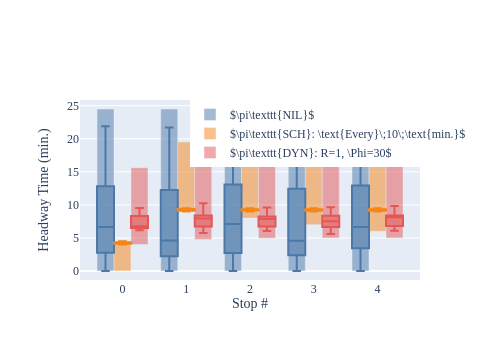
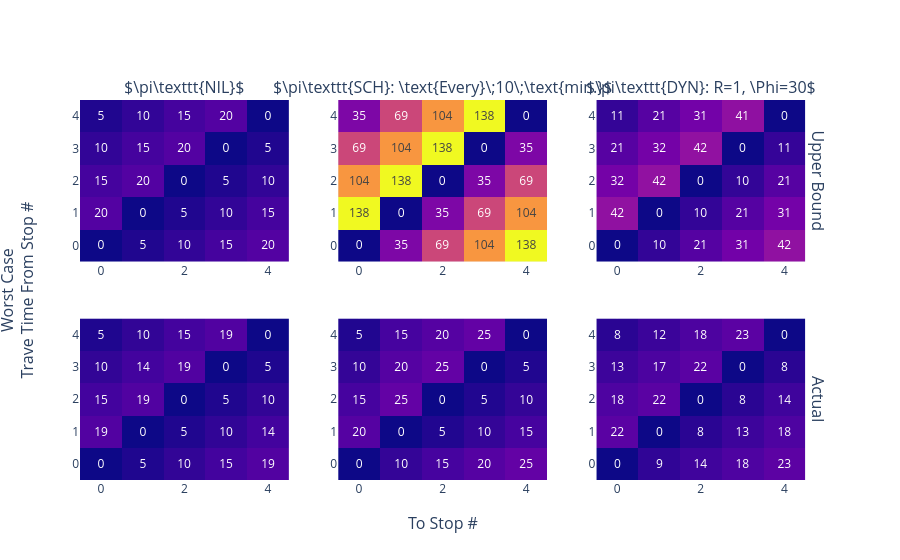

Notebook code cell kept with these figures, in order:
### Markdown cell above
## Fig. 1: All Points Controlled
We now consider the effects of different policies when applied to every stop along a route.

Setting:
* 10 stops, average completion time uncontrolled: 60 minutes
* 6 vehicles

TODO:
* Outlier headway time on Headway Policy when buses released simultaneously

### Code cell
# Base route - no control
N_STOPS = 5
BASE_ROUTE = [
    {
        'tau': (4, 4.5),
        'delta': (0, 0.5),
        'policy': BolehPolicy,
        'policy_args': {},
    } for _ in range(N_STOPS)
]

# Scheduled terminal departure
SCHED_ROUTE = copy.deepcopy(BASE_ROUTE)
for i in range(N_STOPS):
    SCHED_ROUTE[i]['policy'] = LeakyBucketPolicy
    SCHED_ROUTE[i]['policy_args'] = {'time_delta': 10, 'offset':  5 * i}


# Ratio Driven Route has one stop driven by ratio policy
RATIO_ROUTE = copy.deepcopy(BASE_ROUTE)
for i in range(N_STOPS):
    RATIO_ROUTE[i]['policy'] = RatioDrivenPolicy
    RATIO_ROUTE[i]['policy_args'] = {'target_ratio': 1, 'activation_ratio': 0.75, 'max_holding': float('inf')}


routes = {
    r'$\pi\texttt{NIL}$': BASE_ROUTE,
    r'$\pi\texttt{SCH}: \text{Every}\;10\;\text{min.}$': SCHED_ROUTE,
    r'$\pi\texttt{DYN}: R=1, \Phi=30$': RATIO_ROUTE,
}

run_experiment(
    exp_id='fig1-policy-comparison',
    routes=routes,
    start_times=[0, 10, 20],
    t_max=60 * 24 * 7,
)

### Figure 1 — Plotly figure (JSON) as saved in the notebook; plotly's stock layout.template omitted (floating-point values rounded to 4 significant figures; data arrays with more than 128 entries replaced by an {"elided": "..."} marker saying what was removed)
{"data": [{"base": [0], "marker": {"color": "#4C78A8"}, "name": "$\\pi\\texttt{NIL}$", "opacity": 0.5, "showlegend": true, "type": "bar", "width": 0.2667, "x": [-0.2667], "y": [24.5]}, {"marker": {"color": "#4C78A8"}, "showlegend": false, "type": "box", "width": 0.2667, "x": {"elided": "226 float values"}, "y": {"elided": "226 float values"}}, {"base": [0], "marker": {"color": "#4C78A8"}, "name": "$\\pi\\texttt{NIL}$", "opacity": 0.5, "showlegend": false, "type": "bar", "width": 0.2667, "x": [0.7333], "y": [24.5]}, {"marker": {"color": "#4C78A8"}, "showlegend": false, "type": "box", "width": 0.2667, "x": {"elided": "232 float values"}, "y": {"elided": "232 float values"}}, {"base": [0], "marker": {"color": "#4C78A8"}, "name": "$\\pi\\texttt{NIL}$", "opacity": 0.5, "showlegend": false, "type": "bar", "width": 0.2667, "x": [1.733], "y": [24.5]}, {"marker": {"color": "#4C78A8"}, "showlegend": false, "type": "box", "width": 0.2667, "x": {"elided": "238 float values"}, "y": {"elided": "238 float values"}}, {"base": [0], "marker": {"color": "#4C78A8"}, "name": "$\\pi\\texttt{NIL}$", "opacity": 0.5, "showlegend": false, "type": "bar", "width": 0.2667, "x": [2.733], "y": [24.5]}, {"marker": {"color": "#4C78A8"}, "showlegend": false, "type": "box", "width": 0.2667, "x": {"elided": "231 float values"}, "y": {"elided": "231 float values"}}, {"base": [0], "marker": {"color": "#4C78A8"}, "name": "$\\pi\\texttt{NIL}$", "opacity": 0.5, "showlegend": false, "type": "bar", "width": 0.2667, "x": [3.733], "y": [24.5]}, {"marker": {"color": "#4C78A8"}, "showlegend": false, "type": "box", "width": 0.2667, "x": {"elided": "213 float values"}, "y": {"elided": "213 float values"}}, {"base": [0], "marker": {"color": "#F58518"}, "name": "$\\pi\\texttt{SCH}: \\text{Every}\\;10\\;\\text{min.}$", "opacity": 0.5, "showlegend": true, "type": "bar", "width": 0.2667, "x": [-2.776e-17], "y": [4.5]}, {"marker": {"color": "#F58518"}, "showlegend": false, "type": "box", "width": 0.2667, "x": {"elided": "748 float values"}, "y": {"elided": "748 float values"}}, {"base": [9], "marker": {"color": "#F58518"}, "name": "$\\pi\\texttt{SCH}: \\text{Every}\\;10\\;\\text{min.}$", "opacity": 0.5, "showlegend": false, "type": "bar", "width": 0.2667, "x": [1], "y": [10.5]}, {"marker": {"color": "#F58518"}, "showlegend": false, "type": "box", "width": 0.2667, "x": {"elided": "718 int values"}, "y": {"elided": "718 float values"}}, {"base": [8], "marker": {"color": "#F58518"}, "name": "$\\pi\\texttt{SCH}: \\text{Every}\\;10\\;\\text{min.}$", "opacity": 0.5, "showlegend": false, "type": "bar", "width": 0.2667, "x": [2], "y": [11.5]}, {"marker": {"color": "#F58518"}, "showlegend": false, "type": "box", "width": 0.2667, "x": {"elided": "540 int values"}, "y": {"elided": "540 float values"}}, {"base": [7], "marker": {"color": "#F58518"}, "name": "$\\pi\\texttt{SCH}: \\text{Every}\\;10\\;\\text{min.}$", "opacity": 0.5, "showlegend": false, "type": "bar", "width": 0.2667, "x": [3], "y": [12.5]}, {"marker": {"color": "#F58518"}, "showlegend": false, "type": "box", "width": 0.2667, "x": {"elided": "731 int values"}, "y": {"elided": "731 float values"}}, {"base": [6], "marker": {"color": "#F58518"}, "name": "$\\pi\\texttt{SCH}: \\text{Every}\\;10\\;\\text{min.}$", "opacity": 0.5, "showlegend": false, "type": "bar", "width": 0.2667, "x": [4], "y": [13.5]}, {"marker": {"color": "#F58518"}, "showlegend": false, "type": "box", "width": 0.2667, "x": {"elided": "530 int values"}, "y": {"elided": "530 float values"}}, {"base": [4], "marker": {"color": "#E45756"}, "name": "$\\pi\\texttt{DYN}: R=1, \\Phi=30$", "opacity": 0.5, "showlegend": true, "type": "bar", "width": 0.2667, "x": [0.2667], "y": [11.62]}, {"marker": {"color": "#E45756"}, "showlegend": false, "type": "box", "width": 0.2667, "x": [0.2667, 0.2667, 0.2667, 0.2667, 0.2667, 0.2667, 0.2667, 0.2667, 0.2667, 0.2667, 0.2667, 0.2667, 0.2667, 0.2667, 0.2667, 0.2667, 0.2667, 0.2667, 0.2667, 0.2667, 0.2667, 0.2667, 0.2667, 0.2667], "y": [6.226, 6.305, 6.751, 6.542, 8.363, 6.185, 6.641, 8.511, 9.513, 6.802, 6.492, 7.07, 6.545, 8.031, 6.156, 7.98, 6.727, 6.718, 6.29, 8.518, 8.95, 8.347, 8.3, 8.108]}, {"base": [4.75], "marker": {"color": "#E45756"}, "name": "$\\pi\\texttt{DYN}: R=1, \\Phi=30$", "opacity": 0.5, "showlegend": false, "type": "bar", "width": 0.2667, "x": [1.267], "y": [11.53]}, {"marker": {"color": "#E45756"}, "showlegend": false, "type": "box", "width": 0.2667, "x": [1.267, 1.267, 1.267, 1.267, 1.267, 1.267, 1.267, 1.267, 1.267, 1.267, 1.267, 1.267, 1.267, 1.267, 1.267, 1.267, 1.267, 1.267, 1.267, 1.267, 1.267, 1.267, 1.267, 1.267, 1.267, 1.267, 1.267, 1.267, 1.267, 1.267, 1.267, 1.267, 1.267, 1.267, 1.267, 1.267, 1.267, 1.267, 1.267], "y": [6.754, 6.44, 8.322, 8.773, 9.694, 8.425, 9.169, 7.134, 6.537, 6.513, 5.749, 7.923, 6.759, 6.703, 8.505, 7.998, 6.995, 7.277, 8.239, 6.578, 8.804, 8.359, 8.082, 6.462, 8.305, 8.354, 6.647, 10.24, 6.681, 8.765, 8.293, 8.605, 6.99, 8.523, 6.909, 7.997, 7.27, 7.871, 6.273]}, {"base": [4.938], "marker": {"color": "#E45756"}, "name": "$\\pi\\texttt{DYN}: R=1, \\Phi=30$", "opacity": 0.5, "showlegend": false, "type": "bar", "width": 0.2667, "x": [2.267], "y": [11.51]}, {"marker": {"color": "#E45756"}, "showlegend": false, "type": "box", "width": 0.2667, "x": [2.267, 2.267, 2.267, 2.267, 2.267, 2.267, 2.267, 2.267, 2.267, 2.267, 2.267, 2.267, 2.267, 2.267, 2.267, 2.267, 2.267, 2.267, 2.267, 2.267, 2.267, 2.267, 2.267, 2.267, 2.267, 2.267], "y": [8.168, 6.736, 9.614, 8.49, 7.815, 7.869, 6.894, 8.082, 8.731, 6.947, 6.521, 8.259, 7.888, 8.259, 8.253, 6.526, 7.902, 8.214, 6.046, 6.771, 8.411, 7.327, 6.045, 6.662, 6.471, 8.576]}, {"base": [4.984], "marker": {"color": "#E45756"}, "name": "$\\pi\\texttt{DYN}: R=1, \\Phi=30$", "opacity": 0.5, "showlegend": false, "type": "bar", "width": 0.2667, "x": [3.267], "y": [12.5]}, {"marker": {"color": "#E45756"}, "showlegend": false, "type": "box", "width": 0.2667, "x": [3.267, 3.267, 3.267, 3.267, 3.267, 3.267, 3.267, 3.267, 3.267, 3.267, 3.267, 3.267, 3.267, 3.267, 3.267, 3.267, 3.267, 3.267, 3.267, 3.267, 3.267, 3.267, 3.267, 3.267, 3.267, 3.267, 3.267, 3.267, 3.267, 3.267, 3.267, 3.267, 3.267, 3.267], "y": [8.875, 8.479, 8.281, 6.804, 8.325, 7.828, 7.22, 8.656, 7.072, 6.774, 9.076, 7.152, 9.629, 8.278, 8.437, 6.105, 8.546, 8.354, 8.578, 5.77, 6.433, 8.341, 7.187, 7.997, 8.0, 6.708, 6.972, 8.088, 6.306, 6.31, 6.257, 6.64, 5.577, 6.672]}, {"base": [4.996], "marker": {"color": "#E45756"}, "name": "$\\pi\\texttt{DYN}: R=1, \\Phi=30$", "opacity": 0.5, "showlegend": false, "type": "bar", "width": 0.2667, "x": [4.267], "y": [12]}, {"marker": {"color": "#E45756"}, "showlegend": false, "type": "box", "width": 0.2667, "x": [4.267, 4.267, 4.267, 4.267, 4.267, 4.267, 4.267, 4.267, 4.267, 4.267, 4.267, 4.267, 4.267, 4.267, 4.267, 4.267, 4.267, 4.267, 4.267, 4.267, 4.267, 4.267, 4.267, 4.267, 4.267, 4.267, 4.267, 4.267, 4.267, 4.267, 4.267, 4.267, 4.267], "y": [7.96, 6.773, 8.256, 8.33, 6.707, 7.261, 8.766, 6.512, 8.549, 8.155, 6.879, 8.227, 8.09, 8.478, 7.311, 6.814, 9.817, 8.961, 8.661, 6.407, 6.173, 8.299, 6.088, 8.111, 7.255, 8.445, 8.5, 8.242, 6.541, 8.375, 8.361, 6.653, 7.949]}], "layout": {"font": {"family": "Times New Roman, serif"}, "height": 360, "legend": {"x": 1.15, "xanchor": "right", "y": 1}, "width": 500, "xaxis": {"autorange": true, "range": [-0.6667, 4.667], "tickmode": "array", "tickvals": [0, 1, 2, 3, 4], "title": {"standoff": 2, "text": "Stop #"}, "type": "linear"}, "yaxis": {"autorange": true, "range": [-1.361, 25.86], "title": {"text": "Headway Time (min.)"}, "type": "linear"}}}

### Figure 2 — Plotly figure (JSON) as saved in the notebook; plotly's stock layout.template omitted (floating-point values rounded to 4 significant figures)
{"data": [{"showscale": false, "text": [[0, 5, 10, 15, 20], [20, 0, 5, 10, 15], [15, 20, 0, 5, 10], [10, 15, 20, 0, 5], [5, 10, 15, 20, 0]], "texttemplate": "%{text:.0f}", "type": "heatmap", "xaxis": "x", "yaxis": "y", "z": [[0, 5, 10, 15, 20], [20, 0, 5, 10, 15], [15, 20, 0, 5, 10], [10, 15, 20, 0, 5], [5, 10, 15, 20, 0]], "zmax": 138, "zmin": 0}, {"showscale": false, "text": [[0, 34.5, 69, 103.5, 138], [138, 0, 34.5, 69, 103.5], [103.5, 138, 0, 34.5, 69], [69, 103.5, 138, 0, 34.5], [34.5, 69, 103.5, 138, 0]], "texttemplate": "%{text:.0f}", "type": "heatmap", "xaxis": "x2", "yaxis": "y2", "z": [[0, 34.5, 69, 103.5, 138], [138, 0, 34.5, 69, 103.5], [103.5, 138, 0, 34.5, 69], [69, 103.5, 138, 0, 34.5], [34.5, 69, 103.5, 138, 0]], "zmax": 138, "zmin": 0}, {"showscale": false, "text": [[0, 10.31, 20.58, 30.83, 41.58], [41.77, 0, 10.27, 20.52, 31.27], [31.5, 41.82, 0, 10.25, 21.0], [21.25, 31.56, 41.83, 0, 10.75], [10.5, 20.81, 31.08, 41.33, 0]], "texttemplate": "%{text:.0f}", "type": "heatmap", "xaxis": "x3", "yaxis": "y3", "z": [[0, 10.31, 20.58, 30.83, 41.58], [41.77, 0, 10.27, 20.52, 31.27], [31.5, 41.82, 0, 10.25, 21.0], [21.25, 31.56, 41.83, 0, 10.75], [10.5, 20.81, 31.08, 41.33, 0]], "zmax": 138, "zmin": 0}, {"showscale": false, "text": [[0, 4.965, 9.855, 14.61, 19.41], [19.4, 0, 4.98, 9.814, 14.48], [14.55, 19.32, 0, 4.991, 9.819], [9.901, 14.44, 19.19, 0, 4.96], [4.974, 9.85, 14.72, 19.29, 0]], "texttemplate": "%{text:.0f}", "type": "heatmap", "xaxis": "x4", "yaxis": "y4", "z": [[0, 4.965, 9.855, 14.61, 19.41], [19.4, 0, 4.98, 9.814, 14.48], [14.55, 19.32, 0, 4.991, 9.819], [9.901, 14.44, 19.19, 0, 4.96], [4.974, 9.85, 14.72, 19.29, 0]], "zmax": 138, "zmin": 0}, {"showscale": false, "text": [[0, 10.47, 15.49, 20.46, 25.48], [20.48, 0, 5.472, 10.48, 15.48], [15.48, 25.47, 0, 5.496, 10.48], [10.48, 20.47, 25.48, 0, 5.482], [5.477, 15.48, 20.48, 25.48, 0]], "texttemplate": "%{text:.0f}", "type": "heatmap", "xaxis": "x5", "yaxis": "y5", "z": [[0, 10.47, 15.49, 20.46, 25.48], [20.48, 0, 5.472, 10.48, 15.48], [15.48, 25.47, 0, 5.496, 10.48], [10.48, 20.47, 25.48, 0, 5.482], [5.477, 15.48, 20.48, 25.48, 0]], "zmax": 138, "zmin": 0}, {"showscale": false, "text": [[0, 9.457, 13.72, 18.29, 22.9], [22.47, 0, 7.796, 12.9, 17.96], [17.95, 22.36, 0, 7.906, 13.54], [12.78, 17.39, 22.36, 0, 7.809], [7.9, 12.39, 17.88, 22.54, 0]], "texttemplate": "%{text:.0f}", "type": "heatmap", "xaxis": "x6", "yaxis": "y6", "z": [[0, 9.457, 13.72, 18.29, 22.9], [22.47, 0, 7.796, 12.9, 17.96], [17.95, 22.36, 0, 7.906, 13.54], [12.78, 17.39, 22.36, 0, 7.809], [7.9, 12.39, 17.88, 22.54, 0]], "zmax": 138, "zmin": 0}], "layout": {"annotations": [{"font": {"size": 16}, "showarrow": false, "text": "$\\pi\\texttt{NIL}$", "x": 0.1411, "xanchor": "center", "xref": "paper", "y": 1, "yanchor": "bottom", "yref": "paper"}, {"font": {"size": 16}, "showarrow": false, "text": "$\\pi\\texttt{SCH}: \\text{Every}\\;10\\;\\text{min.}$", "x": 0.49, "xanchor": "center", "xref": "paper", "y": 1, "yanchor": "bottom", "yref": "paper"}, {"font": {"size": 16}, "showarrow": false, "text": "$\\pi\\texttt{DYN}: R=1, \\Phi=30$", "x": 0.8389, "xanchor": "center", "xref": "paper", "y": 1, "yanchor": "bottom", "yref": "paper"}, {"font": {"size": 16}, "showarrow": false, "text": "Upper Bound", "textangle": 90, "x": 0.98, "xanchor": "left", "xref": "paper", "y": 0.7875, "yanchor": "middle", "yref": "paper"}, {"font": {"size": 16}, "showarrow": false, "text": "Actual", "textangle": 90, "x": 0.98, "xanchor": "left", "xref": "paper", "y": 0.2125, "yanchor": "middle", "yref": "paper"}, {"font": {"size": 16}, "showarrow": false, "text": "To Stop #", "x": 0.49, "xanchor": "center", "xref": "paper", "y": 0, "yanchor": "top", "yref": "paper", "yshift": -30}, {"font": {"size": 16}, "showarrow": false, "text": "Worst Case<br>Trave Time From Stop #", "textangle": -90, "x": 0, "xanchor": "right", "xref": "paper", "xshift": -40, "y": 0.5, "yanchor": "middle", "yref": "paper"}], "autosize": true, "xaxis": {"anchor": "y", "autorange": true, "domain": [0, 0.2822], "range": [-0.5, 4.5]}, "xaxis2": {"anchor": "y2", "autorange": true, "domain": [0.3489, 0.6311], "range": [-0.5, 4.5]}, "xaxis3": {"anchor": "y3", "autorange": true, "domain": [0.6978, 0.98], "range": [-0.5, 4.5]}, "xaxis4": {"anchor": "y4", "autorange": true, "domain": [0, 0.2822], "range": [-0.5, 4.5]}, "xaxis5": {"anchor": "y5", "autorange": true, "domain": [0.3489, 0.6311], "range": [-0.5, 4.5]}, "xaxis6": {"anchor": "y6", "autorange": true, "domain": [0.6978, 0.98], "range": [-0.5, 4.5]}, "yaxis": {"anchor": "x", "autorange": true, "domain": [0.575, 1], "range": [-0.5, 4.5]}, "yaxis2": {"anchor": "x2", "autorange": true, "domain": [0.575, 1], "range": [-0.5, 4.5]}, "yaxis3": {"anchor": "x3", "autorange": true, "domain": [0.575, 1], "range": [-0.5, 4.5]}, "yaxis4": {"anchor": "x4", "autorange": true, "domain": [0, 0.425], "range": [-0.5, 4.5]}, "yaxis5": {"anchor": "x5", "autorange": true, "domain": [0, 0.425], "range": [-0.5, 4.5]}, "yaxis6": {"anchor": "x6", "autorange": true, "domain": [0, 0.425], "range": [-0.5, 4.5]}}}
